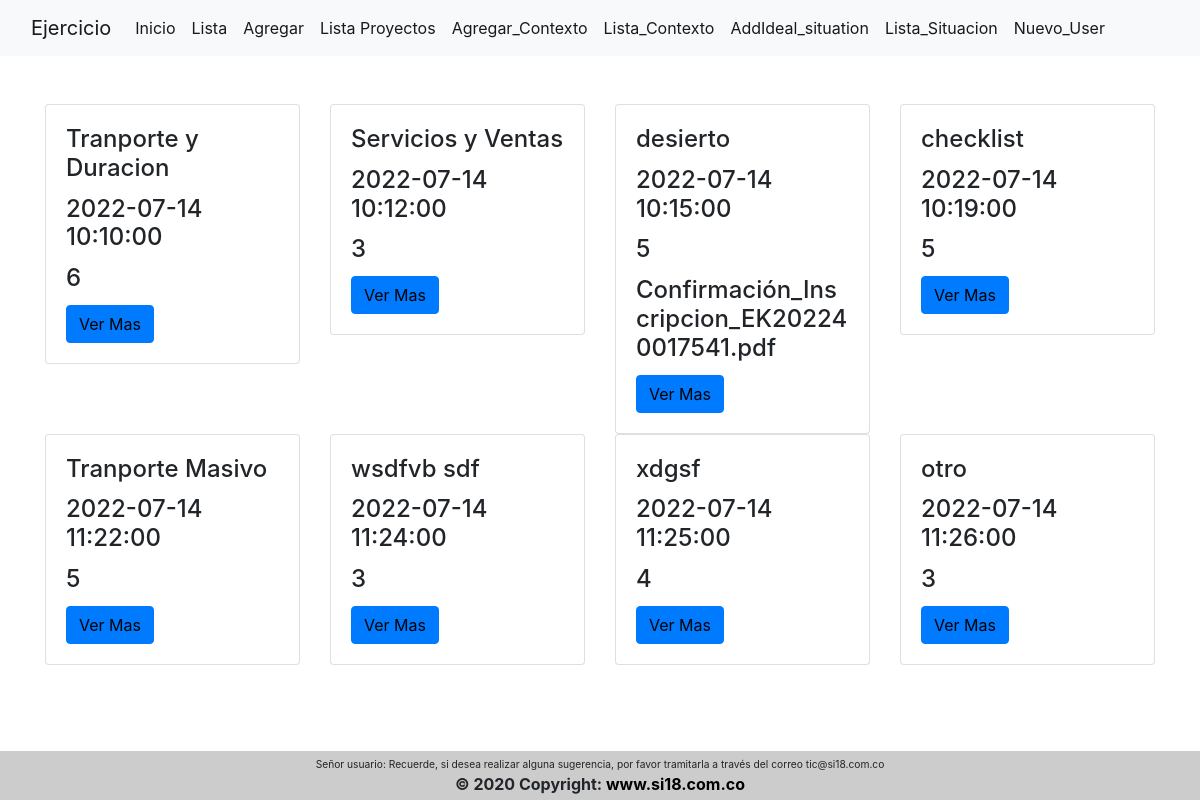
/index/list_proyect, run on the app's committed database.
### tables this page shows
CREATE TABLE `webpeti` (
  `id` int(11) NOT NULL,
  `Nombre_Projects` varchar(500) NOT NULL,
  `Objetivo` varchar(500) NOT NULL,
  `Proceso` varchar(500) NOT NULL,
  `Fecha_Creacion` datetime NOT NULL,
  `Fecha_Limite` datetime NOT NULL,
  `Estado` varchar(500) NOT NULL,
  `Archivo` varchar(1000) NOT NULL,
  `Imagen` varchar(1000) NOT NULL
);

### libs/view.php (called while the page is built, shortened)
<?php
class View{
    function render($name){
        require 'views/' . $name . '.php';
    }
}
?>

### controllers/index.php (called while the page is built, shortened)
<?php
require_once 'libs/controller.php';
class Index extends Controller
{
    function __construct()
    {
        $this->view->mensaje = "";
    }
    function list_proyect()
    {
        $row = $this->model->list();
        $this->view->list = $row;
        $this->view->render('peti/list_proyect');
    }
}

### index.php (called while the page is built, shortened)
<?php
require_once 'libs/controller.php';
require_once 'libs/database.php';
require_once 'libs/view.php';
$app = new App();
?>

### libs/database.php (called while the page is built)
<?php
class Database{
    private $host;
    private $db;
    private $user;
    private $password;
    private $charset;
    public function __construct()
    {
        $this->host = constant('HOST');
        $this->db = constant('DB');
        $this->user = constant('USER');
        $this->password = constant('PASSWORD');
        $this->charset = constant('CHARSET');
    }
    function connect(){
        try {
            $connection = "mysql:host=" . $this->host . ";dbname=" .  $this->db . ";charset=" . $this->charset;
            $options = [
                PDO::ATTR_ERRMODE           => PDO::ERRMODE_EXCEPTION,
                PDO::ATTR_EMULATE_PREPARES  => false,
            ];
            $pdo = new PDO ($connection, $this->user, $this->password, $options);
            return $pdo;
        } catch (PDOException $e) {
            print_r('Error connection: ' . $e->getMessage());
        }
    }
}
?>

### models/indexmodel.php (called while the page is built, shortened)
<?php
class IndexModel extends Model
{
    public function list()
    {
        try {
            $query = $this->db->connect()->prepare('SELECT * FROM webpeti');
            $query->execute([]);
            $row = $query->fetchAll();
            return $row;
        } catch (PDOException $e) {
            echo $e->getMessage();
            return [];
        }
    }
}

### libs/controller.php (called while the page is built, shortened)
<?php
class Controller{
    function loadModel($model){
        $url = 'models/' . $model . 'model.php';
        if (file_exists($url)) {
            $this->model = new $modelName();
        }
    }
}
?>

### views/peti/list_proyect.php (the view, shortened to what this page needs)
<?php require 'views/templates/header_2.php' ?>
<div class="container">
    <div class="row">
        <?php
        foreach ($this->list as $key) {
        ?>
            <div class="col-md-3">
                <div class="card">
                    <div class="card-body">
                        <h4 class="card-title"><?php echo $key['Nombre_Projects']; ?></h4>
                        <h4 class="card-title"><?php echo  $key['Fecha_Creacion']; ?></h4>
                        <h4 class="card-title"><?php echo  $key['Estado']; ?></h4>
                        <h4 class="card-title"><?php echo  $key['Archivo']; ?></h4>
                        <a name="" id="" class="btn btn-primary" href="" role="button">Ver Mas</a>
                    </div>
                </div>
            </div>
        <?php
        } ?>
    </div>
</div>
<?php require 'views/templates/footer.php' ?>

### public/css/estilo.css (style rules this page uses)
body { min-height: 600px; }
a { transition: background-color 0.5s; }
a:link, a:hover, a:visited, a:active, a { text-decoration: none; color: black; }

### data on the page
webpeti: Nombre_Projects "Tranporte y Duracion", Fecha_Creacion "2022-07-14 10:10:00", Estado "6"
webpeti: Nombre_Projects "Servicios y Ventas", Fecha_Creacion "2022-07-14 10:12:00", Estado "3"
webpeti: Nombre_Projects "desierto", Fecha_Creacion "2022-07-14 10:15:00", Estado "5", Archivo "Confirmación_Inscripcion_EK202240017541.pdf"
webpeti: Nombre_Projects "checklist", Fecha_Creacion "2022-07-14 10:19:00", Estado "5"
webpeti: Nombre_Projects "Tranporte Masivo", Fecha_Creacion "2022-07-14 11:22:00", Estado "5"
webpeti: Nombre_Projects "wsdfvb sdf", Fecha_Creacion "2022-07-14 11:24:00", Estado "3"
webpeti: Nombre_Projects "xdgsf", Fecha_Creacion "2022-07-14 11:25:00", Estado "4"
webpeti: Nombre_Projects "otro", Fecha_Creacion "2022-07-14 11:26:00", Estado "3"
